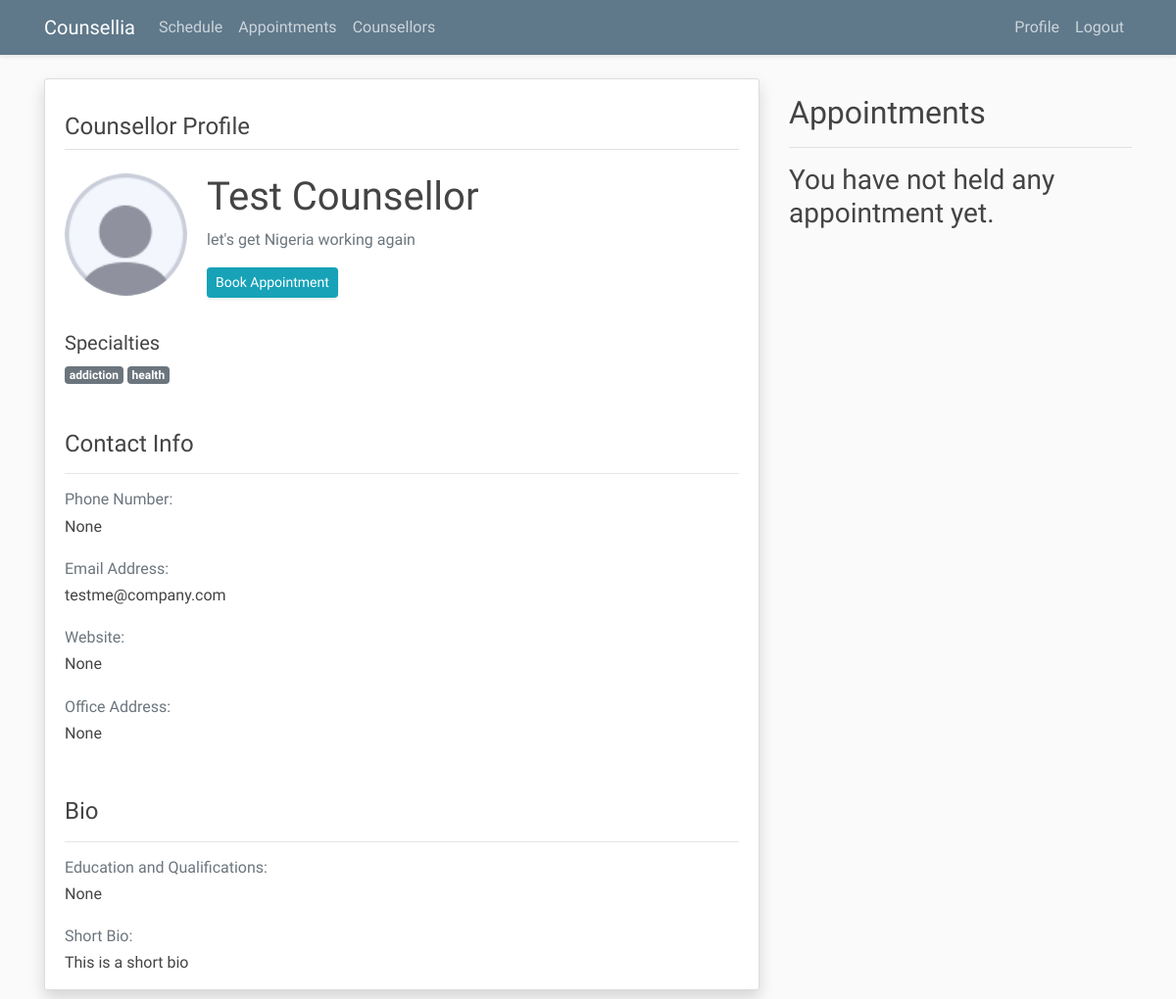
The page /counsellee/counsellor/1/ (signed in) on the database as committed earlier.
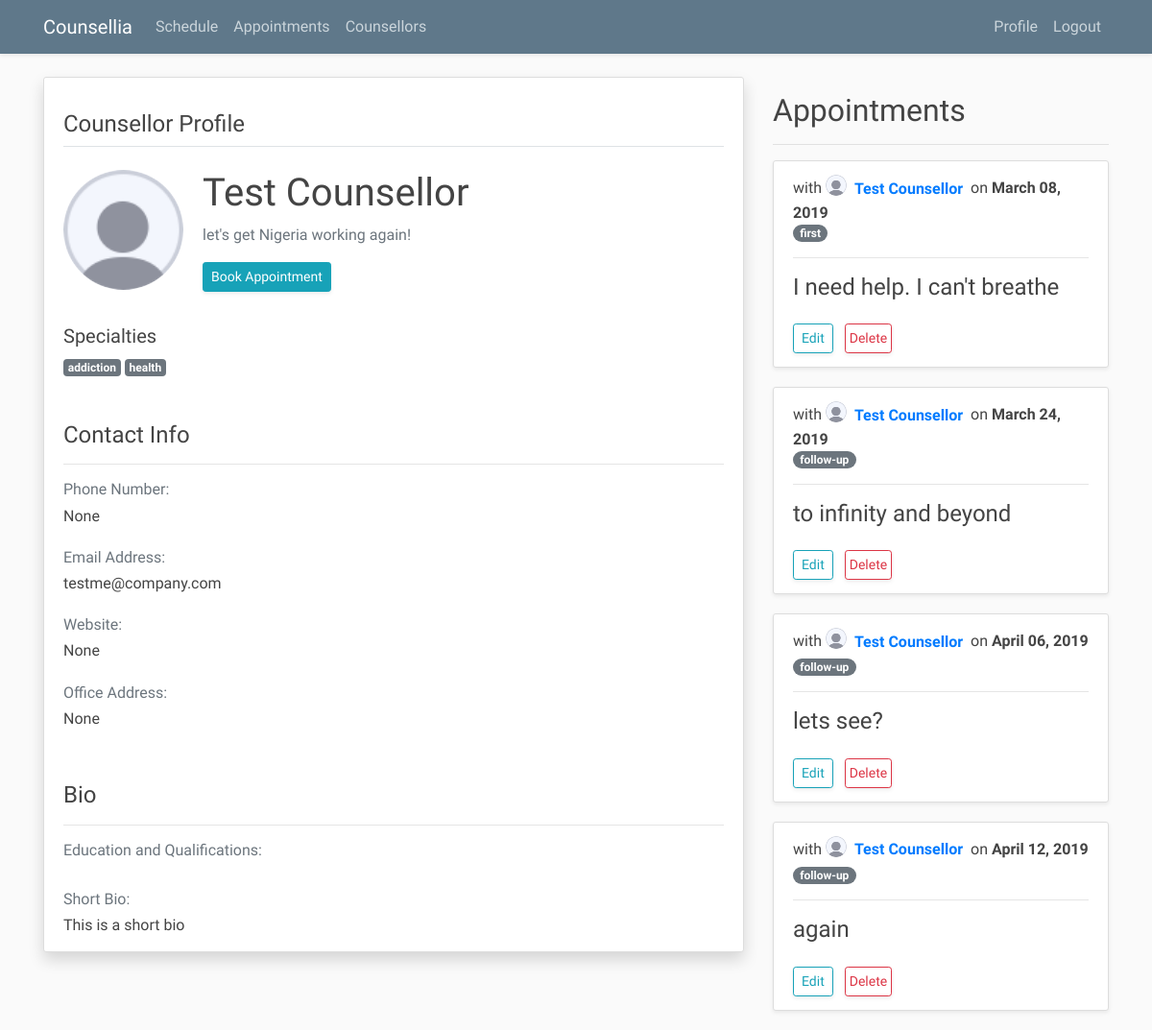
The same page on the database as committed later.
### users/models.py (models this page shows, shortened)
class Profile(models.Model):
	GENDER = (
        ('female', 'Female'),
        ('male', 'Male'),
    )
	dob = models.DateField('date of birth', null=True, blank=True)
	gender = models.CharField(max_length=10, choices=GENDER, null=True, blank=True)
	address = models.CharField(max_length=200, null=True, blank = True)
	phone_number = models.BigIntegerField('mobile number', null=True, blank=True)
	bio = models.TextField('short bio', null=True, blank=True)
	image = models.ImageField('Profile Picture', default='default.png', upload_to='profile_photos', null=True, blank=True)
	class Meta:
		abstract = True
	if image:
		def save(self):
			super().save() # run save method of super class
			img = Image.open(self.image.path) # open image that has been saved
			if img.height > 300 or img.width > 400:
				output_size = (300, 300)
				img.thumbnail(output_size)
				img.save(self.image.path)
	else: pass

class Counsellor(Profile):
	user = models.OneToOneField(User, on_delete=models.CASCADE, related_name = 'counsellor', null=True)
	counsellees = models.ManyToManyField(Counsellee, through='Counselling')
	specialties = models.ManyToManyField(Category)
	quote = models.CharField(max_length=300, null=True, blank=True)
	website = models.CharField(max_length=300, null=True, blank = True)
	qualification = models.TextField('education and qualifications', null=True, blank=True)
	available = models.BooleanField(default=True, null=True)
	class Meta:
		ordering = ['user',]

class User(AbstractUser):
	is_counsellor = models.BooleanField('counsellor status', default=False, null=True)
	is_counsellee = models.BooleanField('counsellee status', default=False, null=True)

class Category(models.Model):
	name = models.CharField(max_length=200, null=True)
	class Meta:
		verbose_name = 'Category'
		verbose_name_plural = 'Categories'
		ordering = ['name',]

### counsellia/models.py (models this page shows, shortened)
class Appointment(models.Model):
	TYPE = (
		('first', 'First appointment'),
		('follow-up', 'Follow-up appointment'),
		('final', 'Final appointment'),
	)
	description = models.CharField('Short Description', max_length=256, null=True, blank=True)
	counsellee = models.ForeignKey(Counsellee, on_delete=models.CASCADE, null=True)
	counsellor = models.ForeignKey(Counsellor, on_delete=models.CASCADE, null=True)
	time = models.DateField('Appointment Date')
	appointment_type = models.CharField('Appointment Type', max_length=20, choices=TYPE, null=True)
	requested = models.BooleanField(default=True)
	fixed = models.BooleanField('fix appointment?', default=False)
	held = models.BooleanField('appointment held?', default=False)
	remarks = models.TextField(null=True, blank=True)
	recommendations = models.TextField(null=True, blank=True)
	counsellee_archived = models.BooleanField(default=False)
	counsellor_archived = models.BooleanField(default=False)
	class Meta:
		ordering = ['time',]

### counsellees/views.py (the view)
# urls.py: path('counsellor/<int:pk>/', counsellee_views.counsellor_profile,
def counsellor_profile(request, pk):
	counsellee = request.user.counsellee
	counsellor = Counsellor.objects.get(pk=pk)
	appointments = Appointment.objects.filter(
		counsellor=counsellor).filter(
		counsellee=counsellee
		)
	context = {'counsellor': counsellor, 'appointments': appointments}
	return render(request, 'counsellees/counsellor_profile.html', context)

### counsellees/templates/counsellees/counsellor_profile.html
{% extends 'counsellia/counsellee_subbase.html' %}
{% block subcontent %}
	<div class="shadow content-section">
		<br>
		<legend class="border-bottom mb-4">
			<h4 class="mb-2">Counsellor Profile</h4>
		</legend>
		<div class="media">
			<img class= "rounded-circle account-img" src="{{ counsellor.image.url }}">
			<div class="media-body">
				<h3 class="account-heading">{{ counsellor.user.first_name }} {{ counsellor.user.last_name }}</h3>
				<p class="text-secondary">{{ counsellor.quote }}</p>
				<a class= "shadow-sm btn btn-info btn-sm" href="{% url 'counsellee-appointment-create' counsellor.id %}">Book Appointment</a>
			</div>
		</div>
		<h4 class="pb-1"></h4>
		{% if counsellor.specialties.all.count > 1 %}
			<h5 class="pt-2">Specialties</h5>
			{% elif counsellor.specialties.all.count == 1 %}
			<h5 class="">Specialty</h5>
		{% else %}
			<h5 class="">No specialty</h5>
		{% endif %}
		{% for specialty in counsellor.specialties.all %}
			<span class="badge badge-secondary">{{ specialty.name }}</span>
		{% endfor %}
		<h4 class="pb-2"><br></h4>
		<h4 class="">Contact Info</h4>
		<hr>
		<h6 class="text-muted">Phone Number:<br></h6>
		<h6 class="pb-3">{{ counsellor.phone_number }}</h6>
		<h6 class="text-muted">Email Address:<br></h6>
		<h6 class="pb-3">{{ counsellor.user.email }}</h6>
		<h6 class="text-muted">Website: <br></h6>
		<h6 class="pb-3">{{ counsellor.website }}</h6>
		<h6 class="text-muted">Office Address:<br></h6>
		<h6 class="pb-4">{{ counsellor.address }}</h6>
		<br>
		<h4 class="">Bio</h4>
		<hr>
		<h6 class="text-muted">Education and Qualifications: <br></h6>
		<h6 class="pb-3">{{ counsellor.qualification }}</h6>
		<h6 class="text-muted">Short Bio:</h6>
		<h6>{{ counsellor.bio }}</h6>
	</div>
{% endblock %}
{% block sidecontent %}
	<h2 class="mt-3">Appointments</h2>
	<hr>
	{% if appointments %}
		{% for appointment in appointments %}
			<article class="shadow-sm media content-section">
				<div class="media-body mt-1">
					<h6>
					with  <img  style="height: 22px; width: 22px;" class="rounded-circle mb-2 mr-1" src="{{ appointment.counsellor.image.url }}"><a class="mr-2" href="{% url 'selected-counsellor-profile' appointment.counsellor.id %}">
					<strong>{{ appointment.counsellor.user.first_name }} {{ appointment.counsellor.user.last_name }}</strong></a>on
					<strong>{{ appointment.time | date:"F d, Y"}}</strong><br> <span class="badge badge-pill badge-secondary">{{ appointment.appointment_type }}</span>
					</h6>
					<hr>
					<h4 class="mt-2"><a class="article-title" href="{% url 'counsellee-appointment-detail' appointment.id %}">{{ appointment.description }}</a></h4>
					<a class= "shadow-sm btn btn-outline-info btn-sm mt-3 px-1 mt-3 mr-2 mb-1 px-2" href="{% url 'counsellee-appointment-edit' appointment.id %}">Edit</a>
					<a class= "shadow-sm btn btn-outline-danger btn-sm mt-3 px-1 mt-3 mr-2 mb-1" href="{% url 'counsellee-appointment-delete' appointment.id %}">Delete</a>
				</div>
			</article>
		{% endfor %}
	{% else %}
		<h3>You have not held any appointment yet.</h3>
	{% endif %}
{% endblock sidecontent %}

### counsellia/templates/counsellia/counsellee_subbase.html (shortened to what this page needs)
{% extends 'counsellia/counsellee_base.html' %}
{% block maincontent %}
	<div class="row">
		<div class="col-md-8 order">
			{% block subcontent %}
			{% endblock subcontent %}
		</div>
		<div class="col-md-4">
		{% block sidecontent %}
		{% endblock sidecontent %}
		</div>
	</div>
{% endblock maincontent %}

### counsellia/templates/counsellia/counsellee_base.html (shortened to what this page needs)
{% load static %}
<!DOCTYPE html>
<html>
	<head>
		<link rel = "stylesheet" type = "text/css" href = "{% static 'css/bootstrap.min.css' %} " >
		<link rel = "stylesheet" type = "text/css" href = "{% static 'css/main.css' %} " >
	</head>
	<body>
		<header class="site-header">
			<nav class="border-bottom-0 border-secondary shadow-sm navbar navbar-expand-md navbar-dark bg-steel fixed-top">
				<div class="container">
					<span class="navbar-brand mb-0 h1">Counsellia</span>
					<div class="collapse navbar-collapse" id="navbar">
						{% if user.is_authenticated is True %}
							<ul class="navbar-nav mr-auto">
								<a class="nav-item nav-link" href="{% url 'counsellee-appointments-upcoming' %}">Schedule</a>
								<a class="nav-item nav-link" href="{% url 'counsellee-appointments-requested' %}">Appointments</a>
								<a class="nav-item nav-link" href="{% url 'available-counsellors' %}">Counsellors</a>
							</ul>
							{% elif user.is_authenticated is False %}
							<div class="navbar-nav mr-auto">
							</div>
						{% endif %}
						<div class="navbar-nav">
							{% if user.is_authenticated is True %}
								<a class="nav-item nav-link" href="{% url 'counsellee-profile' %}">Profile</a>
								<a class="nav-item nav-link" href="{% url 'counsellee-logout' %}">Logout</a>
								{% elif user.is_authenticated is False %}
								<a class="nav-item nav-link" href="{% url 'index-page' %}">go back</a>
							{% endif %}
						</div>
					</div>
				</div>
			</nav>
		</header>
		<main role="main" class="container">
			{% block maincontent %}
			{% endblock maincontent %}
		</main>
	</body>
</html>

### static/css/main.css (style rules this page uses)
h1, h2, h3, h4, h5, h6 { font-family: 'Cabin' !important; }
p, div { font-family: 'Cabin' !important; }
body { background: #fafafa; color: #333333; margin-top: 5rem; }
h1, h2, h3, h4, h5, h6 { color: #444444; }
ul { margin: 0; }
.bg-steel { background-color: #5f788a; }
.site-header .navbar-nav .nav-link { color: #cbd5db; }
.content-section { background: #ffffff; padding: 10px 20px; border: 1px solid #dddddd; border-radius: 3px; margin-bottom: 20px; }
.article-title { color: #444444; }
.account-img { height: 125px; width: 125px; margin-right: 20px; margin-bottom: 16px; }
.account-heading { font-size: 2.5rem; }

Rows that differ between the two databases and show on the page:
changed Counsellor "None": quote "let's get Nigeria working again" → "let's get Nigeria working again!"; qualification "None" → (not shown)
added Appointment: counsellor.image (placeholder picture), counsellor.user.first_name "Test", counsellor.user.last_name "Counsellor", time "March 08, 2019", appointment_type "first", description "I need help. I can't breathe"
added Appointment: counsellor.image (placeholder picture), counsellor.user.first_name "Test", counsellor.user.last_name "Counsellor", time "March 24, 2019", appointment_type "follow-up", description "to infinity and beyond"
added Appointment: counsellor.image (placeholder picture), counsellor.user.first_name "Test", counsellor.user.last_name "Counsellor", time "April 06, 2019", appointment_type "follow-up", description "lets see?"
added Appointment: counsellor.image (placeholder picture), counsellor.user.first_name "Test", counsellor.user.last_name "Counsellor", time "April 12, 2019", appointment_type "follow-up", description "again"
Other text that changed with them:
text no longer shown: "You have not held any appointment yet."
